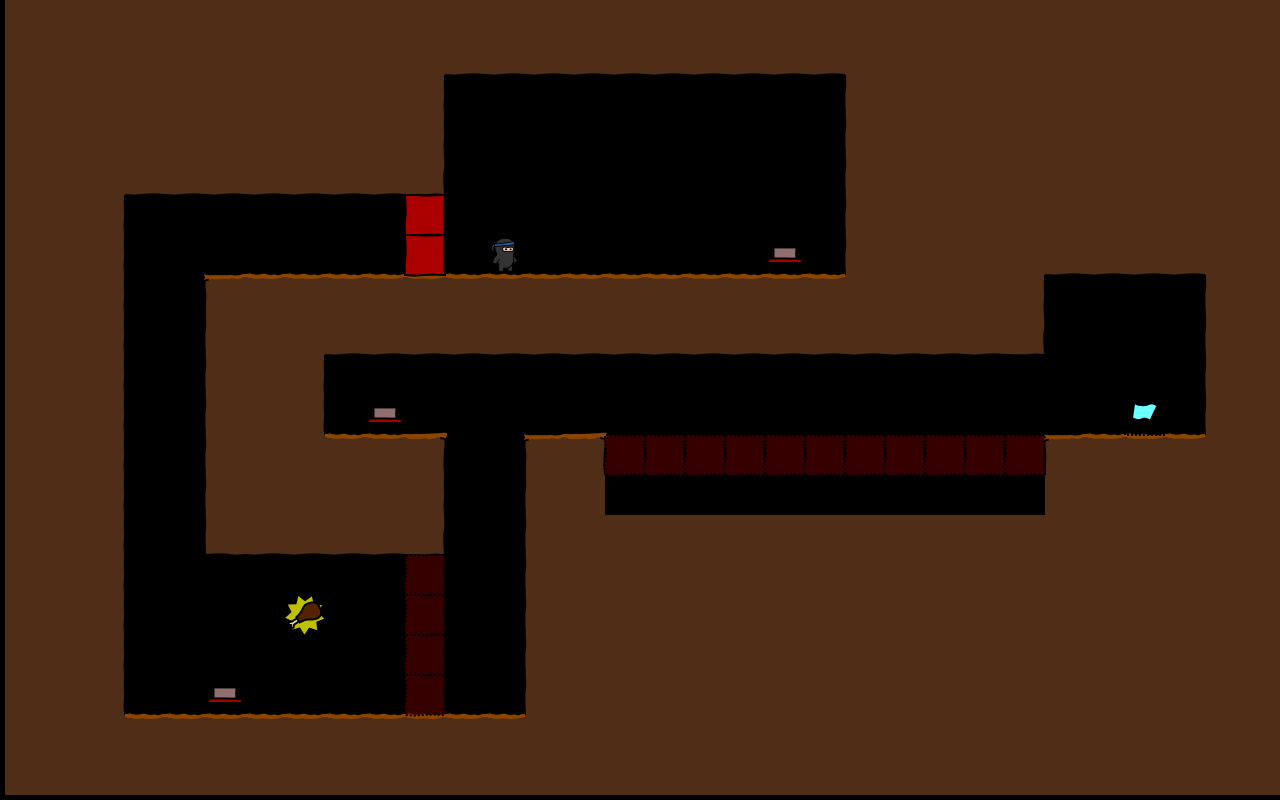

The image is a tile-based game level rendered from a .tmx file. Its description and complete source (layers, tilesets, objects, tile grids) follow:
An orthogonal 32x20 tile map with 40x40 px tiles, 2 tile layers (walls, objects), 2 hidden layers not drawn, 3 tilesets.

<map version="1.0" orientation="orthogonal" width="32" height="20" tilewidth="40" tileheight="40">
 <tileset firstgid="1" name="world1" tilewidth="50" tileheight="50">
  <image source="world1.png" width="400" height="850" />
 </tileset>
 <tileset firstgid="137" name="objectpalette" tilewidth="50" tileheight="50">
  <image source="objectpalette.png" width="400" height="500" />
 </tileset>
 <tileset firstgid="217" name="background" tilewidth="40" tileheight="40">
  <image source="background1.png" width="320" height="1360" />
 </tileset>
 <layer name="bg" width="32" height="20" visible="0">
  <data encoding="csv">
0,0,0,0,0,0,0,0,0,0,0,0,0,0,0,0,0,0,0,0,0,0,0,0,0,0,0,0,0,0,0,0,
0,0,0,0,0,0,0,0,0,0,0,0,0,0,0,0,0,0,0,0,0,0,0,0,0,0,0,0,0,0,0,0,
0,0,0,0,0,0,0,0,0,0,0,0,0,0,0,0,0,0,0,0,0,0,0,0,0,0,0,0,0,0,0,0,
0,0,0,0,0,0,0,0,0,0,0,0,0,0,0,0,0,0,0,0,0,0,0,0,0,0,0,0,0,0,0,0,
0,0,0,0,0,0,0,0,0,0,0,0,0,0,0,0,0,0,0,0,0,0,0,0,0,0,0,0,0,0,0,0,
0,0,0,0,0,0,0,0,0,0,0,0,0,0,0,0,0,0,0,0,0,0,0,0,0,0,0,0,0,0,0,0,
0,0,0,0,0,0,0,0,0,0,0,0,0,0,0,0,0,0,0,0,0,0,0,0,0,0,0,0,0,0,0,0,
0,0,0,0,0,0,0,0,0,0,0,0,0,0,0,0,0,0,0,0,0,0,0,0,0,0,0,0,0,0,0,0,
0,0,0,0,0,0,0,0,0,0,0,0,0,0,0,0,0,0,0,0,0,0,0,0,0,0,0,0,0,0,0,0,
0,0,0,0,0,0,0,0,0,0,0,0,0,0,0,0,0,0,0,0,0,0,0,0,0,0,0,0,0,0,0,0,
0,0,0,0,0,0,0,0,0,0,0,0,0,0,0,0,0,0,0,0,0,0,0,0,0,0,0,0,0,0,0,0,
0,0,0,0,0,0,0,0,0,0,0,0,0,0,0,0,0,0,0,0,0,0,0,0,0,0,0,0,0,0,0,0,
0,0,0,0,0,0,0,0,0,0,0,0,0,0,0,0,0,0,0,0,0,0,0,0,0,0,0,0,0,0,0,0,
0,0,0,0,0,0,0,0,0,0,0,0,0,0,0,0,0,0,0,0,0,0,0,0,0,0,0,0,0,0,0,0,
0,0,0,0,0,0,0,0,0,0,0,0,0,0,0,0,0,0,0,0,0,0,0,0,0,0,0,0,0,0,0,0,
0,0,0,0,0,0,0,0,0,0,0,0,0,0,0,0,0,0,0,0,0,0,0,0,0,0,0,0,0,0,0,0,
0,0,0,0,0,0,0,0,0,0,0,0,0,0,0,0,0,0,0,0,0,0,0,0,0,0,0,0,0,0,0,0,
0,0,0,0,0,0,0,0,0,0,0,0,0,0,0,0,0,0,0,0,0,0,0,0,0,0,0,0,0,0,0,0,
0,0,0,0,0,0,0,0,0,0,0,0,0,0,0,0,0,0,0,0,0,0,0,0,0,0,0,0,0,0,0,0,
0,0,0,0,0,0,0,0,0,0,0,0,0,0,0,0,0,0,0,0,0,0,0,0,0,0,0,0,0,0,0,0
</data>
 </layer>
 <layer name="walls" width="32" height="20">
  <data encoding="csv">
46,46,46,46,46,46,46,46,46,46,46,46,46,46,46,46,46,46,46,46,46,46,46,46,46,46,46,46,46,46,46,46,
46,46,46,46,46,46,46,46,46,46,46,54,54,54,54,54,54,54,54,54,54,46,46,46,46,46,46,46,46,46,46,46,
46,46,46,46,46,46,46,46,46,46,47,0,0,0,0,0,0,0,0,0,0,45,46,46,46,46,46,46,46,46,46,46,
46,46,46,46,46,46,46,46,46,46,47,0,0,0,0,0,0,0,0,0,0,45,46,46,46,46,46,46,46,46,46,46,
46,46,46,54,54,54,54,54,54,54,55,0,0,0,0,0,0,0,0,0,0,45,46,46,46,46,46,46,46,46,46,46,
46,46,47,0,0,0,0,0,0,0,0,0,0,0,0,0,0,0,0,0,0,45,46,46,46,46,46,46,46,46,46,46,
46,46,47,0,0,0,0,0,0,0,0,0,0,0,0,0,0,0,0,0,0,45,46,46,46,46,54,54,54,54,46,46,
46,46,47,0,0,37,38,38,38,38,38,38,38,38,38,38,38,38,38,38,38,46,46,46,46,47,0,0,0,0,45,46,
46,46,47,0,0,45,46,46,54,54,54,54,54,54,54,54,54,54,54,54,54,54,54,54,54,55,0,0,0,0,45,46,
46,46,47,0,0,45,46,47,0,0,0,0,0,0,0,0,0,0,0,0,0,0,0,0,0,0,0,0,0,0,45,46,
46,46,47,0,0,45,46,47,0,0,0,0,0,0,0,0,0,0,0,0,0,0,0,0,0,0,0,0,0,0,45,46,
46,46,47,0,0,45,46,46,38,38,39,0,0,37,39,0,0,0,0,0,0,0,0,0,0,0,37,38,38,38,46,46,
46,46,47,0,0,45,46,46,46,46,47,0,0,45,46,0,0,0,0,0,0,0,0,0,0,0,46,46,46,46,46,46,
46,46,47,0,0,53,54,54,54,54,55,0,0,45,46,46,46,46,46,46,46,46,46,46,46,46,46,46,46,46,46,46,
46,46,47,0,0,0,0,0,0,0,0,0,0,45,46,46,46,46,46,46,46,46,46,46,46,46,46,46,46,46,46,46,
46,46,47,0,0,0,0,0,0,0,0,0,0,45,46,46,46,46,46,46,46,46,46,46,46,46,46,46,46,46,46,46,
46,46,47,0,0,0,0,0,0,0,0,0,0,45,46,46,46,46,46,46,46,46,46,46,46,46,46,46,46,46,46,46,
46,46,47,0,0,0,0,0,0,0,0,0,0,45,46,46,46,46,46,46,46,46,46,46,46,46,46,46,46,46,46,46,
46,46,46,38,38,38,38,38,38,38,38,38,38,46,46,46,46,46,46,46,46,46,46,46,46,46,46,46,46,46,46,46,
46,46,46,46,46,46,46,46,46,46,46,46,46,46,46,46,46,46,46,46,46,46,46,46,46,46,46,46,46,46,46,46
</data>
 </layer>
 <layer name="objects" width="32" height="20">
  <data encoding="csv">
0,0,0,0,0,0,0,0,0,0,0,0,0,0,0,0,0,0,0,0,0,0,0,0,0,0,0,0,0,0,0,0,
0,0,0,0,0,0,0,0,0,0,0,0,0,0,0,0,0,0,0,0,0,0,0,0,0,0,0,0,0,0,0,0,
0,0,0,0,0,0,0,0,0,0,0,0,0,0,0,0,0,0,0,0,0,0,0,0,0,0,0,0,0,0,0,0,
0,0,0,0,0,0,0,0,0,0,0,0,0,0,0,0,0,0,0,0,0,0,0,0,0,0,0,0,0,0,0,0,
0,0,0,0,0,0,0,0,0,0,0,0,0,0,0,0,0,0,0,0,0,0,0,0,0,0,0,0,0,0,0,0,
0,0,0,0,0,0,0,0,0,0,155,0,0,0,0,0,0,0,0,0,0,0,0,0,0,0,0,0,0,0,0,0,
0,0,0,0,0,0,0,0,0,0,155,0,137,0,0,0,0,0,0,153,0,0,0,0,0,0,0,0,0,0,0,0,
0,0,0,0,0,0,0,0,0,0,0,0,0,0,0,0,0,0,0,0,0,0,0,0,0,0,0,0,0,0,0,0,
0,0,0,0,0,0,0,0,0,0,0,0,0,0,0,0,0,0,0,0,0,0,0,0,0,0,0,0,0,0,0,0,
0,0,0,0,0,0,0,0,0,0,0,0,0,0,0,0,0,0,0,0,0,0,0,0,0,0,0,0,0,0,0,0,
0,0,0,0,0,0,0,0,0,153,0,0,0,0,0,0,0,0,0,0,0,0,0,0,0,0,0,0,138,0,0,0,
0,0,0,0,0,0,0,0,0,0,0,0,0,0,0,154,154,154,154,154,154,154,154,154,154,154,0,0,0,0,0,0,
0,0,0,0,0,0,0,0,0,0,0,0,0,0,0,178,178,178,178,178,178,178,178,178,178,178,0,0,0,0,0,0,
0,0,0,0,0,0,0,0,0,0,0,0,0,0,0,0,0,0,0,0,0,0,0,0,0,0,0,0,0,0,0,0,
0,0,0,0,0,0,0,0,0,0,154,0,0,0,0,0,0,0,0,0,0,0,0,0,0,0,0,0,0,0,0,0,
0,0,0,0,0,0,0,150,0,0,154,0,0,0,0,0,0,0,0,0,0,0,0,0,0,0,0,0,0,0,0,0,
0,0,0,0,0,0,0,0,0,0,154,0,0,0,0,0,0,0,0,0,0,0,0,0,0,0,0,0,0,0,0,0,
0,0,0,0,0,153,0,0,0,0,154,0,0,0,0,0,0,0,0,0,0,0,0,0,0,0,0,0,0,0,0,0,
0,0,0,0,0,0,0,0,0,0,0,0,0,0,0,0,0,0,0,0,0,0,0,0,0,0,0,0,0,0,0,0,
0,0,0,0,0,0,0,0,0,0,0,0,0,0,0,0,0,0,0,0,0,0,0,0,0,0,0,0,0,0,0,0
</data>
 </layer>
 <layer name="fg" width="32" height="20" visible="0">
  <data encoding="csv">
0,0,0,0,0,0,0,0,0,0,0,0,0,0,0,0,0,0,0,0,0,0,0,0,0,0,0,0,0,0,0,0,
0,0,0,0,0,0,0,0,0,0,0,0,0,0,0,0,0,0,0,0,0,0,0,0,0,0,0,0,0,0,0,0,
0,0,0,0,0,0,0,0,0,0,0,0,0,0,0,0,0,0,0,0,0,0,0,0,0,0,0,0,0,0,0,0,
0,0,0,0,0,0,0,0,0,0,0,0,0,0,0,0,0,0,0,0,0,0,0,0,0,0,0,0,0,0,0,0,
0,0,0,0,0,0,0,0,0,0,0,0,0,0,0,0,0,0,0,0,0,0,0,0,0,0,0,0,0,0,0,0,
0,0,0,0,0,0,0,0,0,0,0,0,0,0,0,0,0,0,0,0,0,0,0,0,0,0,0,0,0,0,0,0,
0,0,0,0,0,0,0,0,0,0,0,0,0,0,0,0,0,0,0,0,0,0,0,0,0,0,0,0,0,0,0,0,
0,0,0,0,0,0,0,0,0,0,0,0,0,0,0,0,0,0,0,0,0,0,0,0,0,0,0,0,0,0,0,0,
0,0,0,0,0,0,0,0,0,0,0,0,0,0,0,0,0,0,0,0,0,0,0,0,0,0,0,0,0,0,0,0,
0,0,0,0,0,0,0,0,0,0,0,0,0,0,0,0,0,0,0,0,0,0,0,0,0,0,0,0,0,0,0,0,
0,0,0,0,0,0,0,0,0,0,0,0,0,0,0,0,0,0,0,0,0,0,0,0,0,0,0,0,0,0,0,0,
0,0,0,0,0,0,0,0,0,0,0,0,0,0,0,0,0,0,0,0,0,0,0,0,0,0,0,0,0,0,0,0,
0,0,0,0,0,0,0,0,0,0,0,0,0,0,0,0,0,0,0,0,0,0,0,0,0,0,0,0,0,0,0,0,
0,0,0,0,0,0,0,0,0,0,0,0,0,0,0,0,0,0,0,0,0,0,0,0,0,0,0,0,0,0,0,0,
0,0,0,0,0,0,0,0,0,0,0,0,0,0,0,0,0,0,0,0,0,0,0,0,0,0,0,0,0,0,0,0,
0,0,0,0,0,0,0,0,0,0,0,0,0,0,0,0,0,0,0,0,0,0,0,0,0,0,0,0,0,0,0,0,
0,0,0,0,0,0,0,0,0,0,0,0,0,0,0,0,0,0,0,0,0,0,0,0,0,0,0,0,0,0,0,0,
0,0,0,0,0,0,0,0,0,0,0,0,0,0,0,0,0,0,0,0,0,0,0,0,0,0,0,0,0,0,0,0,
0,0,0,0,0,0,0,0,0,0,0,0,0,0,0,0,0,0,0,0,0,0,0,0,0,0,0,0,0,0,0,0,
0,0,0,0,0,0,0,0,0,0,0,0,0,0,0,0,0,0,0,0,0,0,0,0,0,0,0,0,0,0,0,0
</data>
 </layer>
</map>
